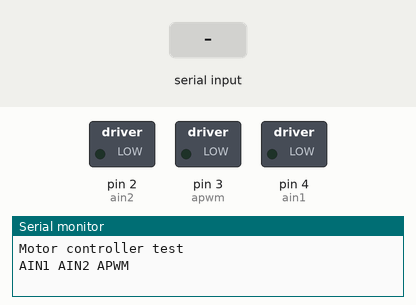
A sketch run on a simulated Arduino Uno, built with avr-gcc and run on an emulated ATmega328P. On the bench: switched loads named in the sketch (green lamp = pin HIGH), the last lines printed to the serial monitor. The inputs (shaded band) are chosen by the test bench.

Above: at 1.2 s.
1.3 s: "90,45,200\n" received over Serial
At 2.5 s:
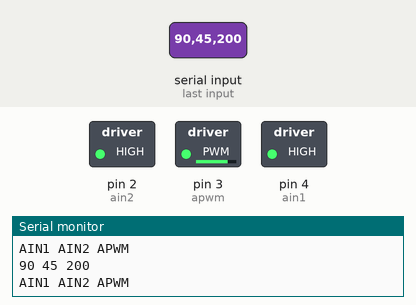
2.8 s: "30,150,10\n" received over Serial
At 3.6 s:
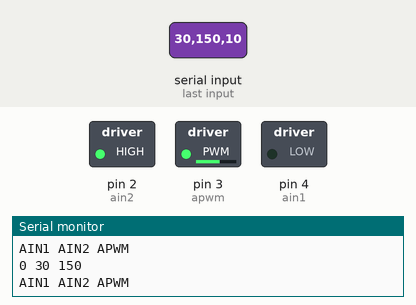
5.8 s: "90,45\n" received over Serial
At 7.8 s:
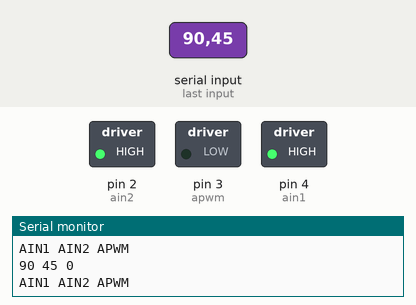
8.3 s: "1,90,45\n" received over Serial
At 9.0 s:
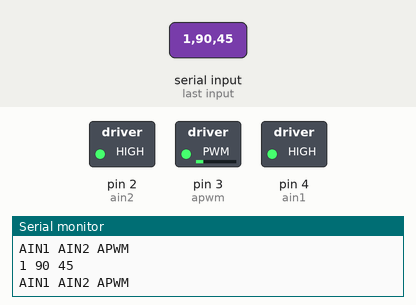
9.8 s: "5\n" received over Serial
At 11.8 s:
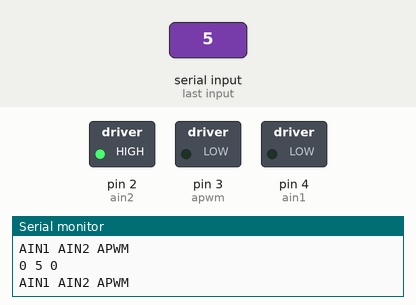
12.3 s: "30,150\n" received over Serial
At 14.0 s:
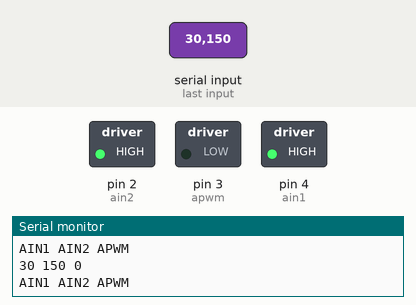
Timing chart, 0 to 15.5 s (numbered marks = the images above; inputs shaded):
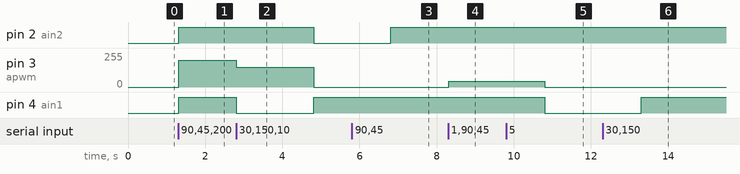

Measured:
- after the input at 1.3 s, pin 2 (ain2), pin 4 (ain1): LOW → HIGH at once; pin 3 (apwm): 0/255 → 200/255 at once
- after the input at 2.8 s, pin 2 (ain2): HIGH → LOW after 2.0 s instead of 1.5 s; pin 3 (apwm): 200/255 → 150/255 at once, → 0/255 2.0 s later; pin 4 (ain1): HIGH → LOW after 0.01 s instead of 1.5 s
- after the input at 5.8 s, pin 2 (ain2): LOW → HIGH after 1.0 s
- after the input at 8.3 s, pin 3 (apwm): 0/255 → 45/255 at once
- after the input at 9.8 s, pin 2 (ain2): stays HIGH (without the input it goes to LOW after 1.5 s); pin 3 (apwm): 45/255 → 0/255 after 1.0 s instead of 1.5 s; pin 4 (ain1): HIGH → LOW after 1.0 s instead of 1.5 s
- after the input at 12.3 s, pin 4 (ain1): LOW → HIGH after 1.0 s

The sketch:

motor-controller-test.ino
```cpp
const int ain1 = 4;
const int ain2 = 2;
const int apwm = 3;

void setup()
{
  Serial.begin(9600);
  Serial.println("Motor controller test");
  pinMode(ain1, OUTPUT);
  digitalWrite(ain1, LOW);
  pinMode(ain2, OUTPUT);
  digitalWrite(ain2, LOW);
  pinMode(apwm, OUTPUT);
  analogWrite(apwm, 0);
  Prompt();
}

void Prompt()
{
   Serial.println("AIN1 AIN2 APWM");
}

void loop()
{
  int a1 = 0;
  int a2 = 0;
  int ap = 0;

  if(Serial.available() > 0)
  {
    a1 = Serial.parseInt();
    a2 = Serial.parseInt();
    ap = Serial.parseInt();
    Serial.print(a1);
    Serial.print(' ');
    Serial.print(a2);
    Serial.print(' ');
    Serial.println(ap);
    digitalWrite(ain1, a1);
    digitalWrite(ain2, a2);
    analogWrite(apwm, ap);
    Prompt();
  }
}
```
